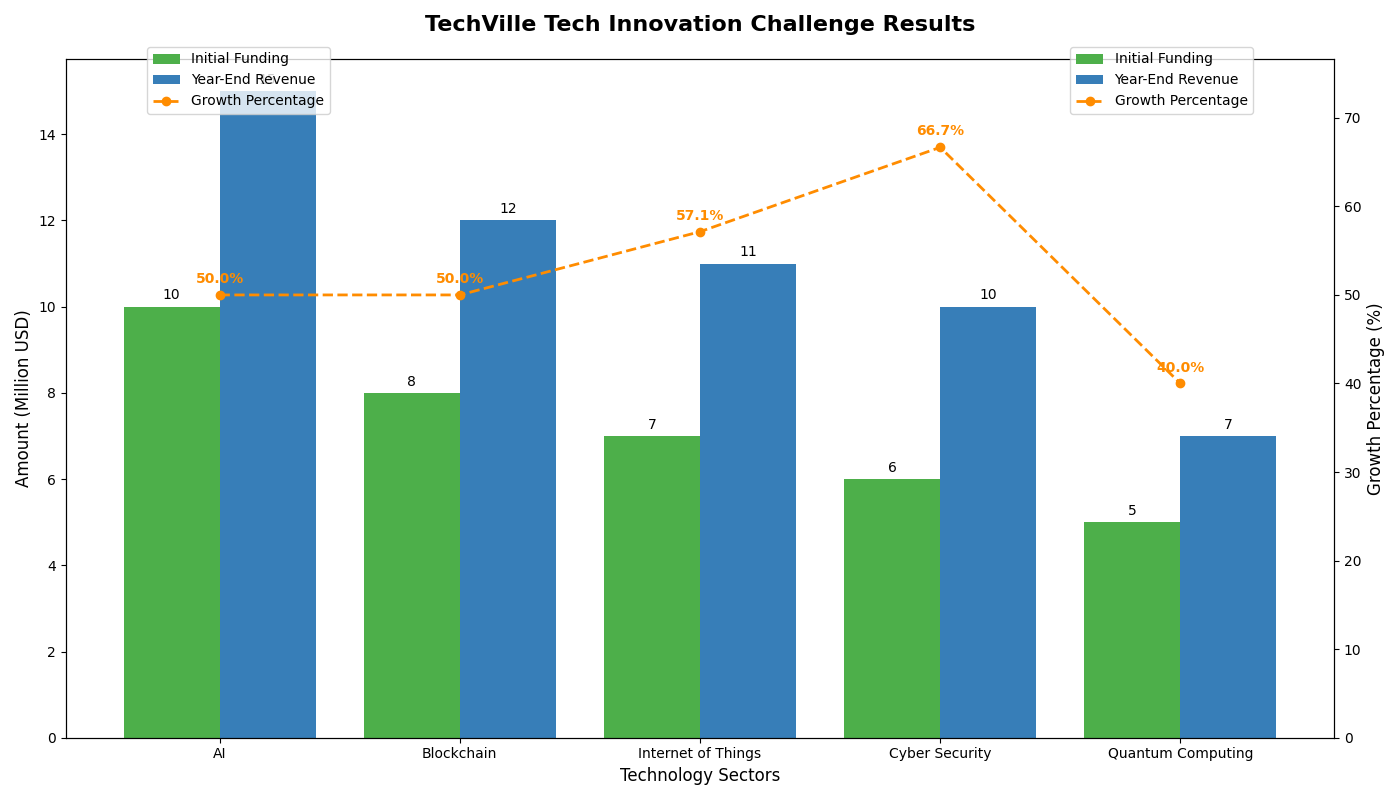

The Python source for this figure:
import matplotlib.pyplot as plt
import numpy as np

sectors = ["AI", "Blockchain", "Internet of Things", "Cyber Security", "Quantum Computing"]
initial_funding = [10, 8, 7, 6, 5]
year_end_revenue = [15, 12, 11, 10, 7]

growth_percentage = [(rev - init) / init * 100 for init, rev in zip(initial_funding, year_end_revenue)]

fig, ax = plt.subplots(figsize=(14, 8))

# Changed colors for the bars
bars_initial = ax.bar(np.arange(len(sectors)) - 0.2, initial_funding, width=0.4, label='Initial Funding', color='#4daf4a')
bars_revenue = ax.bar(np.arange(len(sectors)) + 0.2, year_end_revenue, width=0.4, label='Year-End Revenue', color='#377eb8')

ax.set_title('TechVille Tech Innovation Challenge Results', fontsize=16, fontweight='bold', pad=20)
ax.set_xlabel('Technology Sectors', fontsize=12)
ax.set_ylabel('Amount (Million USD)', fontsize=12)
ax.set_xticks(np.arange(len(sectors)))
ax.set_xticklabels(sectors)

ax.bar_label(bars_initial, padding=3, fontsize=10)
ax.bar_label(bars_revenue, padding=3, fontsize=10)

# Changed color for the growth percentage line plot
ax2 = ax.twinx()
ax2.plot(np.arange(len(sectors)), growth_percentage, color='darkorange', marker='o', linestyle='--', linewidth=2, label='Growth Percentage')
ax2.set_ylabel('Growth Percentage (%)', fontsize=12)
ax2.set_ylim(0, max(growth_percentage) + 10)

for i, gp in enumerate(growth_percentage):
    ax2.text(i, gp + 1, f'{gp:.1f}%', ha='center', va='bottom', color='darkorange', fontsize=10, fontweight='bold')

fig.legend(loc='upper left', bbox_to_anchor=(0.1, 0.95), fontsize=10)
fig.legend(loc='upper right', bbox_to_anchor=(0.9, 0.95), fontsize=10)

plt.tight_layout()
plt.show()
